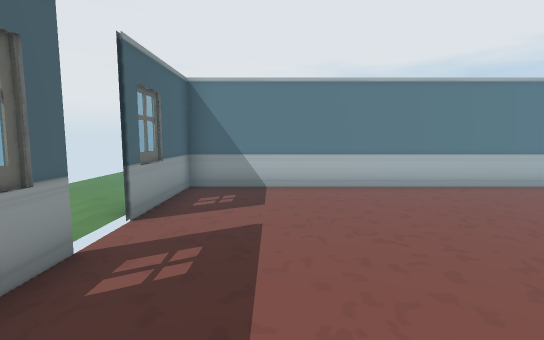
View 1 (above)

16 first-person views from a walk through a scene from a Unity 3-D project. The camera is 1.3 m above the floor, tilts 6° down and sees 85° across. Doors are open. The floor is counted in squares, 1 m on a side. Each view is taken from the middle of a square. On the plan, view 1 faces up. The plan holds only what a view shows up to about 14 squares ahead; the rest is blank. The place goes on beyond the plan. The player character is not drawn. Some surface patterns are stand-ins.

View 2
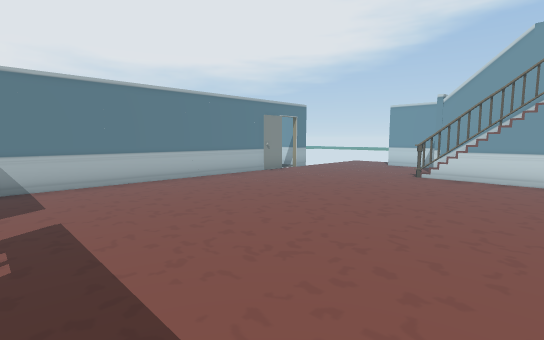

View 3
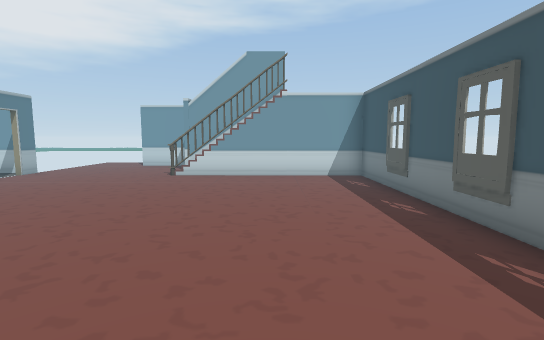

View 4
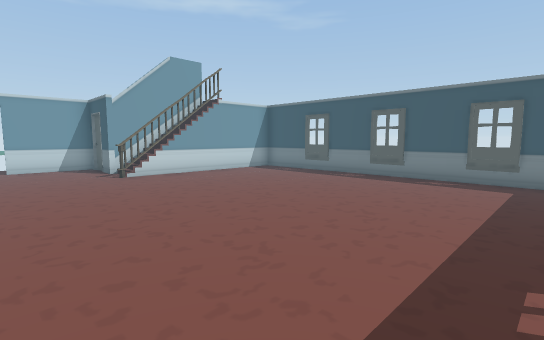

View 5
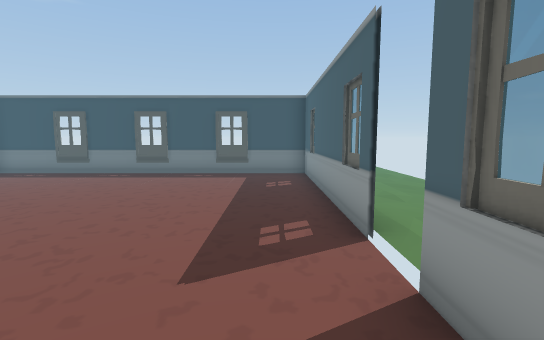

View 6
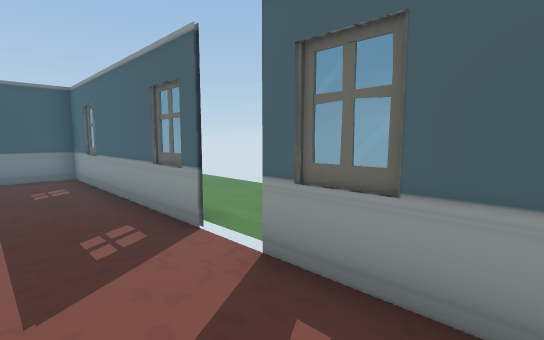

View 7
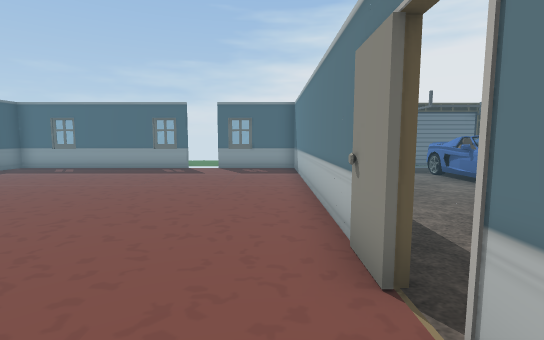

View 8
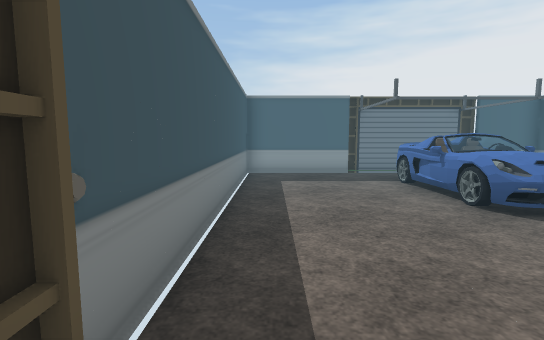

View 9
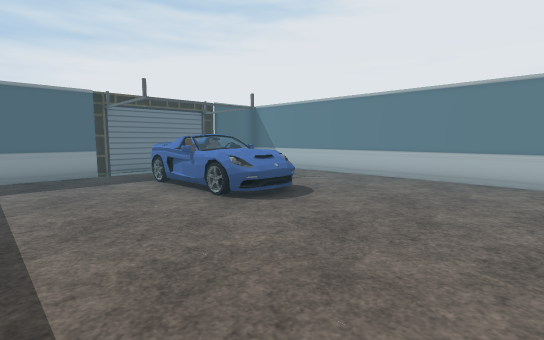

View 10
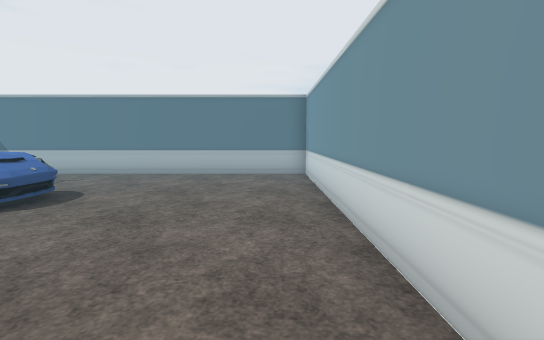

View 11
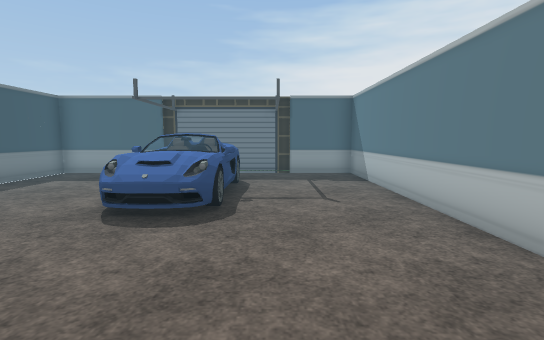

View 12
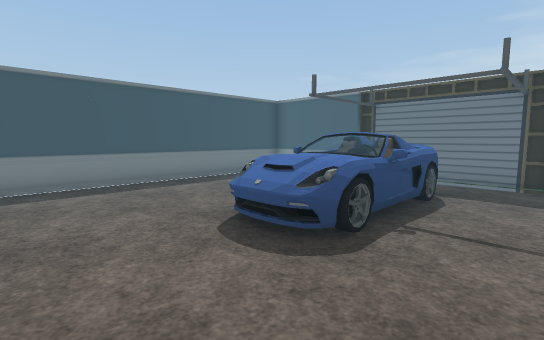

View 13
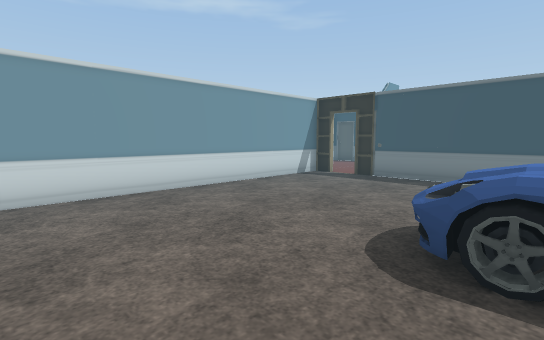

View 14
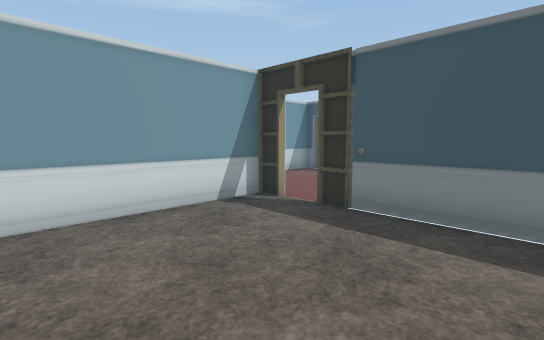

View 15
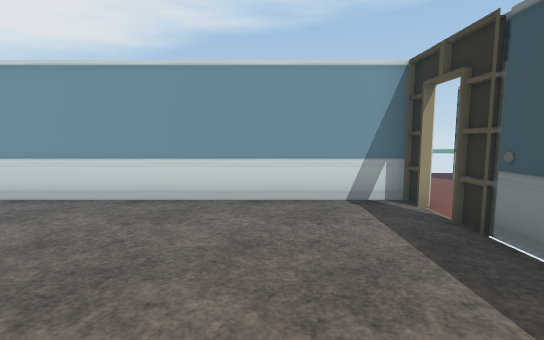

View 16
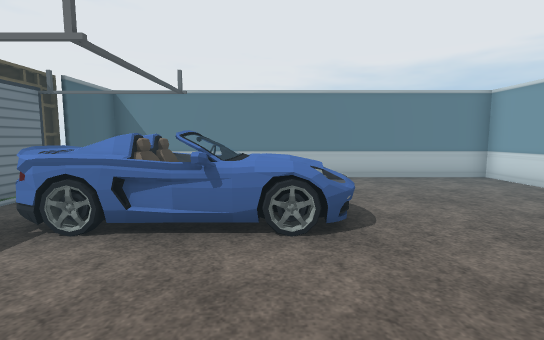

### Floor plan
Ten units are one square. View 1 is at (0, 0); x grows to the right and y downward. Boxes are objects, and circles mark ways between rooms. Rooms are numbered by the first view taken in them; rooms with no view inside come last. Other rooms are left out.
<svg viewBox="-30 -195 168 242">
<path fill="none" stroke="#000" d="M95 -17 108 -17M110 -25 133 -25 133 -53M86 -80 -22 -80M104 -80 95 -80M-23 -80 -23 42 95 42 95 -28M-23 -120 -23 -80M-25 -167 -25 -117M103 -81 103 -190 -23 -190 -23 -166M-24 -81 86 -81"/>
<rect x="-15" y="-155" width="60" height="30" fill="#bbb"><title>other object</title></rect>
<circle cx="90" cy="-80" r="3" fill="#2a7"/>
<text x="50" y="-20">1</text>
<text x="40" y="-130">2</text>
</svg>
Room 1 opens to room 2.

Where each view was taken, in squares from view 1:
view 1: 0 up, 0 right, facing up
view 2: 1 down, 1 left, facing up-right
view 3: 1 down, 1 left, facing right
view 4: 6 up, 1 left, facing down-right
view 5: 7 up, 1 left, facing down
view 6: 7 up, 0 right, facing down-left
view 7: 7 up, 11 right, facing left
view 8: 9 up, 9 right, facing left
view 9: 9 up, 9 right, facing up-left
view 10: 8 up, 9 right, facing up
view 11: 16 up, 9 right, facing left
view 12: 17 up, 7 right, facing down-left
view 13: 18 up, 3 right, facing down-right
view 14: 13 up, 5 right, facing down-right
view 15: 11 up, 4 right, facing right
view 16: 9 up, 3 right, facing up
